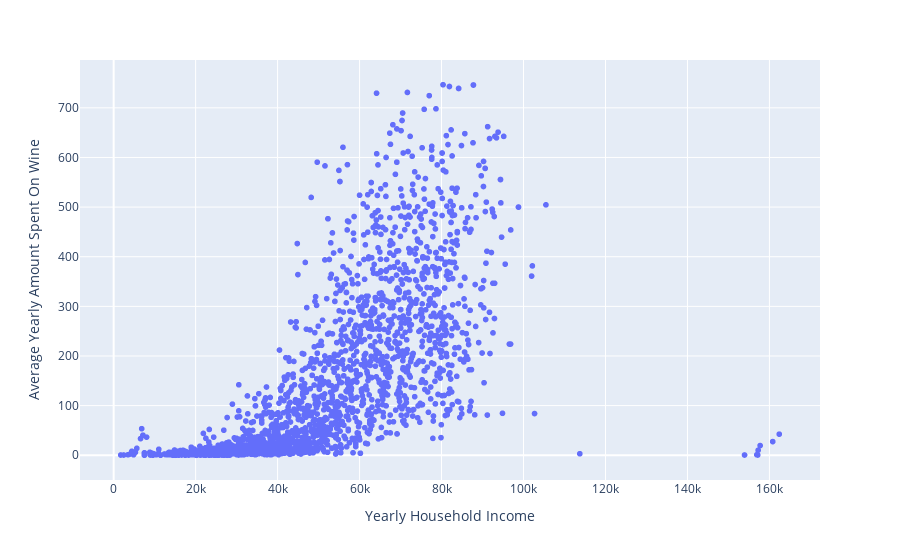

Source (notebook cell):
### Code cell
#Average yearly amount of wine purchased by income
df1 = df.copy()
df1['MntWinesYrAvg'] = (df1['MntWines']/2)

fig = px.scatter(df1[(df1['Income'] <= 200000)], x="Income", y="MntWinesYrAvg", labels={"Income": "Yearly Household Income", "MntWinesYrAvg": "Average Yearly Amount Spent On Wine"})

fig.write_image('./images/q1.png')
fig.show()

### Figure 1 — Plotly figure (JSON) as saved in the notebook; plotly's stock layout.template omitted (floating-point values rounded to 4 significant figures; data arrays with more than 128 entries replaced by an {"elided": "..."} marker saying what was removed)
{"data": [{"hovertemplate": "Yearly Household Income=%{x}<br>Average Yearly Amount Spent On Wine=%{y}<extra></extra>", "legendgroup": "", "marker": {"color": "#636efa", "symbol": "circle"}, "mode": "markers", "name": "", "showlegend": false, "type": "scattergl", "x": {"elided": "2215 int values"}, "xaxis": "x", "y": {"elided": "2215 float values"}, "yaxis": "y"}], "layout": {"autosize": true, "legend": {"tracegroupgap": 0}, "margin": {"t": 60}, "xaxis": {"anchor": "y", "autorange": true, "domain": [0, 1], "range": [-7979.0, 172100.0], "title": {"text": "Yearly Household Income"}, "type": "linear"}, "yaxis": {"anchor": "x", "autorange": true, "domain": [0, 1], "range": [-57.8, 804.3], "title": {"text": "Average Yearly Amount Spent On Wine"}, "type": "linear"}}}
